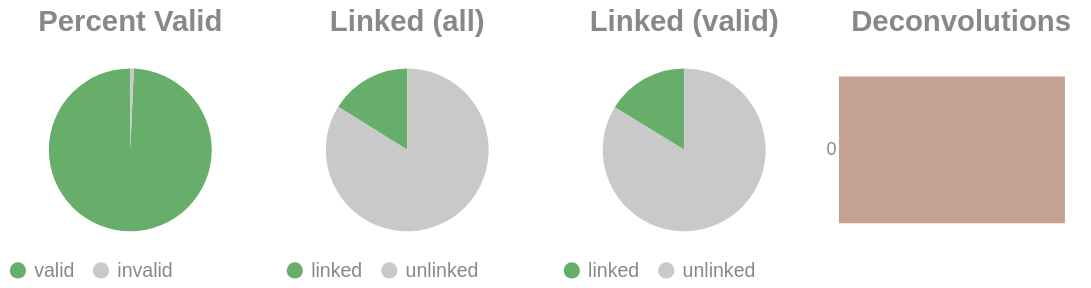

Here is the notebook cell this chart was saved with:
### Code cell
if SKIPLR:
    pass
else:
    clash = Counter()
    for i in valids['molecule'].to_list():
        _mol = i.split("-")
        if len(_mol) == 1:
            clash.update('0')
        else:
            clash.update(_mol[-1])

    _d = {"deconvolutions": [], 'count': []}
    for k,v in clash.items():
        _d['deconvolutions'].append(k)
        _d['count'].append(v)

    tot_valid = valids['reads'].sum()
    mask = valids['reads'] >= 2
    n_linked_reads = valids.filter(mask)['reads'].sum()
    if n_linked_reads == 0:
        print_html("No linked molecules (>=2 reads) were detected; skipping linked-only distributions.")
        SKIPLR = True
    else:
        perc_valid = round(tot_valid / n_reads, 4)
        linked_perc_abs = round(n_linked_reads / n_reads, 4)
        linked_perc = round(n_linked_reads / tot_valid, 4)

    _valid = pl.DataFrame({"valids": ['valid', 'invalid'], "count": [tot_valid, n_reads - tot_valid]})
    _linked_abs = pl.DataFrame({"linked (absolute)": ['linked', 'unlinked'], "count": [n_linked_reads, n_reads - n_linked_reads]})
    _linked_rel = pl.DataFrame({"linked (valids)": ['linked', 'unlinked'], "count": [n_linked_reads, tot_valid - n_linked_reads]})

    (
        alt.hconcat(
            piechart(_valid, goodval = 'valid', title = "Percent Valid"),
            piechart(_linked_abs, goodval = "linked", title =  "Linked (all)"),
            piechart(_linked_rel, goodval = "linked", title =  "Linked (valid)"),
            convolutionbar(pl.DataFrame(_d), title = "Deconvolutions"),
            center = True,
            bounds = 'flush'
        )
        .resolve_scale(color='independent')
        .resolve_legend('independent')
        .properties(usermeta={'embedOptions': {"actions": False}})
    ).display()

### Figure 1 — Vega-Lite specification as saved in the notebook (floating-point values rounded to 4 significant figures)
{"width": "container", "height": 400, "config": {"title": {"anchor": "start", "dy": -15, "fontSize": 18, "color": "#888888", "subtitleColor": "#888888", "subtitleFontSize": 14}, "arc": {"fill": "#0072B2"}, "axis": {"domainColor": "#888888", "domainWidth": 0.5, "gridWidth": 0.2, "grid": false, "titleFontWeight": 400, "titleFontSize": 15, "labelFontSize": 11, "labelColor": "#888888", "tickColor": "#888888", "tickWidth": 0.2, "titleColor": "#888888"}, "axisBand": {"grid": false}, "axisX": {"grid": true, "tickSize": 10, "domainCap": "round"}, "axisY": {"domain": false, "grid": true, "tickSize": 0, "domainCap": "round"}, "background": "transparent", "header": {"labelFontSize": 15, "labelColor": "#888888", "titleFontSize": 15, "titleFontWeight": 600, "titleColor": "#888888"}, "legend": {"labelFont": "sans-serif", "labelFontSize": 12, "labelColor": "#888888", "symbolSize": 100, "symbolType": "circle", "titleFontSize": 12, "titlePadding": 10, "titleColor": "#888888", "title": null}, "range": {"category": ["#E69F00", "#56B4E9", "#009E73", "#F0E442", "#0072B2", "#D55E00", "#CC79A7", "#000000"], "diverging": ["#cfe8f3", "#a2d4ec", "#73bfe2", "#46abdb", "#1696d2", "#12719e"]}, "area": {"fill": "#0072B2", "fillOpacity": 0.7, "line": true, "strokeOpacity": 0.7}, "line": {"color": "#0072B2", "stroke": "#0072B2", "strokeWidth": 2}, "trail": {"color": "#0072B2", "stroke": "#0072B2", "strokeWidth": 0, "size": 1}, "point": {"filled": true, "fillOpacity": 1.0, "size": 95}, "text": {"color": "#888888", "fontSize": 11, "align": "right", "fontWeight": 400, "size": 11}, "bar": {"fill": "#0072B2", "stroke": null}, "view": {"stroke": null, "continuousWidth": 660, "continuousHeight": 400}}, "hconcat": [{"data": {"name": "data-6ae0820438af0b64b8ee8eaaa952cf43"}, "mark": {"type": "arc"}, "encoding": {"color": {"field": "valids", "legend": {"orient": "bottom", "title": null}, "scale": {"domain": ["valid", "invalid"], "range": ["#68ae6b", "#C9C9C9"]}, "title": "Valids", "type": "nominal"}, "theta": {"field": "count", "type": "quantitative"}, "tooltip": [{"field": "valids", "title": "Valids", "type": "ordinal"}, {"field": "percent", "format": ".2%", "title": "Percent", "type": "quantitative"}, {"field": "count", "title": "Count", "type": "quantitative"}]}, "height": 100, "title": {"text": "Percent Valid", "align": "center", "anchor": "middle"}, "transform": [{"calculate": "datum.count / 4591586", "as": "percent"}], "width": 150}, {"data": {"name": "data-b214a11250e52e1701ca449498de318c"}, "mark": {"type": "arc"}, "encoding": {"color": {"field": "linked (absolute)", "legend": {"orient": "bottom", "title": null}, "scale": {"domain": ["linked", "unlinked"], "range": ["#68ae6b", "#C9C9C9"]}, "title": "Linked (Absolute)", "type": "nominal"}, "theta": {"field": "count", "type": "quantitative"}, "tooltip": [{"field": "linked (absolute)", "title": "Linked (Absolute)", "type": "ordinal"}, {"field": "percent", "format": ".2%", "title": "Percent", "type": "quantitative"}, {"field": "count", "title": "Count", "type": "quantitative"}]}, "height": 100, "title": {"text": "Linked (all)", "align": "center", "anchor": "middle"}, "transform": [{"calculate": "datum.count / 4591586", "as": "percent"}], "width": 150}, {"data": {"name": "data-79bd3d7d3c480d5ecfbd90a0fb3e68cb"}, "mark": {"type": "arc"}, "encoding": {"color": {"field": "linked (valids)", "legend": {"orient": "bottom", "title": null}, "scale": {"domain": ["linked", "unlinked"], "range": ["#68ae6b", "#C9C9C9"]}, "title": "Linked (Valids)", "type": "nominal"}, "theta": {"field": "count", "type": "quantitative"}, "tooltip": [{"field": "linked (valids)", "title": "Linked (Valids)", "type": "ordinal"}, {"field": "percent", "format": ".2%", "title": "Percent", "type": "quantitative"}, {"field": "count", "title": "Count", "type": "quantitative"}]}, "height": 100, "title": {"text": "Linked (valid)", "align": "center", "anchor": "middle"}, "transform": [{"calculate": "datum.count / 4559925", "as": "percent"}], "width": 150}, {"data": {"name": "data-61a1a3de3c327eb056ed494d826fd6cb"}, "mark": {"type": "bar"}, "encoding": {"color": {"field": "deconvolutions", "legend": null, "scale": {"scheme": "lightgreyred"}, "type": "nominal"}, "tooltip": [{"field": "deconvolutions", "title": "Deconvolutions", "type": "ordinal"}, {"field": "percent", "format": ".2%", "title": "Percent", "type": "quantitative"}, {"field": "count", "title": "Count", "type": "quantitative"}], "x": {"axis": null, "field": "count", "type": "quantitative"}, "y": {"field": "deconvolutions", "sort": "ascending", "title": null, "type": "nominal"}}, "height": 100, "title": {"text": "Deconvolutions", "align": "center", "anchor": "middle"}, "transform": [{"calculate": "datum.count / 4161949", "as": "percent"}], "width": 150}], "bounds": "flush", "center": true, "resolve": {"legend": {"angle": "independent"}, "scale": {"color": "independent"}}, "usermeta": {"embedOptions": {"actions": false}}, "$schema": "https://vega.github.io/schema/vega-lite/v6.1.0.json", "datasets": {"data-6ae0820438af0b64b8ee8eaaa952cf43": [{"valids": "valid", "count": 4559925}, {"valids": "invalid", "count": 31661}], "data-b214a11250e52e1701ca449498de318c": [{"linked (absolute)": "linked", "count": 740250}, {"linked (absolute)": "unlinked", "count": 3851336}], "data-79bd3d7d3c480d5ecfbd90a0fb3e68cb": [{"linked (valids)": "linked", "count": 740250}, {"linked (valids)": "unlinked", "count": 3819675}], "data-61a1a3de3c327eb056ed494d826fd6cb": [{"deconvolutions": "0", "count": 4161949}]}}
